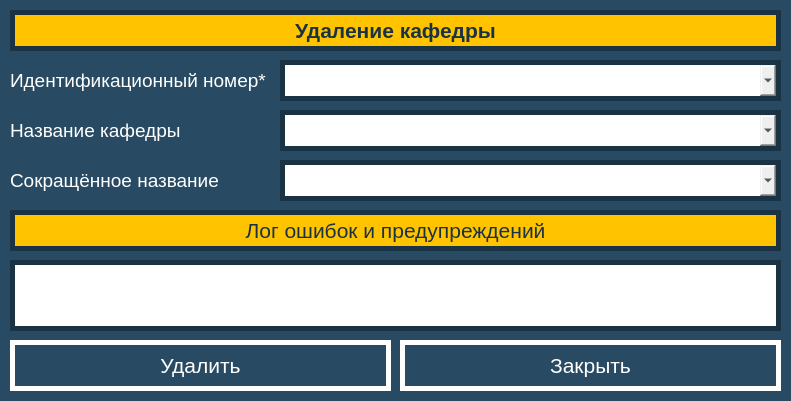
<?xml version="1.0" encoding="UTF-8"?>
<ui version="4.0">
 <class>DepartmentDeleteForm</class>
 <widget class="QWidget" name="DepartmentDeleteForm">
  <property name="geometry">
   <rect>
    <x>0</x>
    <y>0</y>
    <width>791</width>
    <height>401</height>
   </rect>
  </property>
  <property name="minimumSize">
   <size>
    <width>791</width>
    <height>401</height>
   </size>
  </property>
  <property name="maximumSize">
   <size>
    <width>791</width>
    <height>401</height>
   </size>
  </property>
  <property name="windowTitle">
   <string>Кафедра, удаление</string>
  </property>
  <property name="styleSheet">
   <string notr="true">QWidget#DepartmentDeleteForm {

	background-color: #284B63;
}</string>
  </property>
  <widget class="QPushButton" name="deleteButton">
   <property name="enabled">
    <bool>true</bool>
   </property>
   <property name="geometry">
    <rect>
     <x>10</x>
     <y>340</y>
     <width>381</width>
     <height>51</height>
    </rect>
   </property>
   <property name="font">
    <font>
     <pointsize>16</pointsize>
    </font>
   </property>
   <property name="styleSheet">
    <string notr="true">QPushButton#deleteButton {

	background-color: #284B63;
	color: #FFFFFF;
	border: 5px solid #FFFFFF;
}
QPushButton#deleteButton:hover {

	background-color: #FFFFFF;
	color: #1A3344;
	border: 5px solid #1A3344;
}
QPushButton#deleteButton:pressed {

	background-color: #DB1921;
	color: #FFFFFF;
	border: 5px solid #1A3344;
}
QPushButton#deleteButton:disabled {

	background-color: #284B63;
	color: #4B7089;
	border: 5px solid #4B7089;
}</string>
   </property>
   <property name="text">
    <string>Удалить</string>
   </property>
  </widget>
  <widget class="QTextEdit" name="logText">
   <property name="geometry">
    <rect>
     <x>10</x>
     <y>260</y>
     <width>771</width>
     <height>71</height>
    </rect>
   </property>
   <property name="font">
    <font>
     <pointsize>10</pointsize>
    </font>
   </property>
   <property name="styleSheet">
    <string notr="true">QTextEdit#logText {

	border: 5px solid #1A3344;
}</string>
   </property>
  </widget>
  <widget class="QLabel" name="text3">
   <property name="geometry">
    <rect>
     <x>10</x>
     <y>160</y>
     <width>261</width>
     <height>41</height>
    </rect>
   </property>
   <property name="font">
    <font>
     <pointsize>14</pointsize>
    </font>
   </property>
   <property name="styleSheet">
    <string notr="true">QLabel#text3 {

	background-color: #284B63;
	color: #FFFFFF;
}</string>
   </property>
   <property name="text">
    <string>Сокращённое название</string>
   </property>
  </widget>
  <widget class="QLabel" name="text1">
   <property name="geometry">
    <rect>
     <x>10</x>
     <y>60</y>
     <width>261</width>
     <height>41</height>
    </rect>
   </property>
   <property name="font">
    <font>
     <pointsize>14</pointsize>
    </font>
   </property>
   <property name="styleSheet">
    <string notr="true">QLabel#text1 {

	background-color: #284B63;
	color: #FFFFFF;
}</string>
   </property>
   <property name="text">
    <string>Идентификационный номер*</string>
   </property>
  </widget>
  <widget class="QLabel" name="text2">
   <property name="geometry">
    <rect>
     <x>10</x>
     <y>110</y>
     <width>261</width>
     <height>41</height>
    </rect>
   </property>
   <property name="font">
    <font>
     <pointsize>14</pointsize>
    </font>
   </property>
   <property name="styleSheet">
    <string notr="true">QLabel#text2 {

	background-color: #284B63;
	color: #FFFFFF;
}</string>
   </property>
   <property name="text">
    <string>Название кафедры</string>
   </property>
  </widget>
  <widget class="QPushButton" name="exitButton">
   <property name="geometry">
    <rect>
     <x>400</x>
     <y>340</y>
     <width>381</width>
     <height>51</height>
    </rect>
   </property>
   <property name="minimumSize">
    <size>
     <width>381</width>
     <height>51</height>
    </size>
   </property>
   <property name="maximumSize">
    <size>
     <width>381</width>
     <height>51</height>
    </size>
   </property>
   <property name="font">
    <font>
     <pointsize>16</pointsize>
    </font>
   </property>
   <property name="styleSheet">
    <string notr="true">QPushButton#exitButton {

	background-color: #284B63;
	color: #FFFFFF;
	border: 5px solid #FFFFFF;
}
QPushButton#exitButton:hover {

	background-color: #FFFFFF;
	color: #1A3344;
	border: 5px solid #1A3344;
}
QPushButton#exitButton:pressed {

	background-color: #DB1921;
	color: #FFFFFF;
	border: 5px solid #1A3344;
}
QPushButton#exitButton:disabled {

	background-color: #284B63;
	color: #4B7089;
	border: 5px solid #4B7089;
}</string>
   </property>
   <property name="text">
    <string>Закрыть</string>
   </property>
  </widget>
  <widget class="QLabel" name="logHead">
   <property name="geometry">
    <rect>
     <x>10</x>
     <y>210</y>
     <width>771</width>
     <height>41</height>
    </rect>
   </property>
   <property name="font">
    <font>
     <pointsize>16</pointsize>
     <weight>50</weight>
     <bold>false</bold>
    </font>
   </property>
   <property name="styleSheet">
    <string notr="true">QLabel#logHead {

	background-color: #FFC300;
	color: #1A3344;
	border: 5px solid #1A3344;
}</string>
   </property>
   <property name="text">
    <string>Лог ошибок и предупреждений</string>
   </property>
   <property name="alignment">
    <set>Qt::AlignCenter</set>
   </property>
  </widget>
  <widget class="QLabel" name="headText">
   <property name="geometry">
    <rect>
     <x>10</x>
     <y>10</y>
     <width>771</width>
     <height>41</height>
    </rect>
   </property>
   <property name="font">
    <font>
     <pointsize>16</pointsize>
     <weight>75</weight>
     <bold>true</bold>
    </font>
   </property>
   <property name="styleSheet">
    <string notr="true">QLabel#headText {

	background-color: #FFC300;
	color: #1A3344;
	border: 5px solid #1A3344;
}</string>
   </property>
   <property name="text">
    <string>Удаление кафедры</string>
   </property>
   <property name="alignment">
    <set>Qt::AlignCenter</set>
   </property>
  </widget>
  <widget class="QComboBox" name="IDBox">
   <property name="geometry">
    <rect>
     <x>280</x>
     <y>60</y>
     <width>501</width>
     <height>41</height>
    </rect>
   </property>
   <property name="font">
    <font>
     <pointsize>14</pointsize>
    </font>
   </property>
   <property name="styleSheet">
    <string notr="true">QComboBox#IDBox {

	border: 5px solid #1A3344;
}</string>
   </property>
  </widget>
  <widget class="QComboBox" name="nameBox">
   <property name="geometry">
    <rect>
     <x>280</x>
     <y>110</y>
     <width>501</width>
     <height>41</height>
    </rect>
   </property>
   <property name="font">
    <font>
     <pointsize>14</pointsize>
    </font>
   </property>
   <property name="styleSheet">
    <string notr="true">QComboBox#nameBox {

	border: 5px solid #1A3344;
}</string>
   </property>
  </widget>
  <widget class="QComboBox" name="shortNameBox">
   <property name="geometry">
    <rect>
     <x>280</x>
     <y>160</y>
     <width>501</width>
     <height>41</height>
    </rect>
   </property>
   <property name="font">
    <font>
     <pointsize>14</pointsize>
    </font>
   </property>
   <property name="styleSheet">
    <string notr="true">QComboBox#shortNameBox {

	border: 5px solid #1A3344;
}</string>
   </property>
  </widget>
 </widget>
 <resources/>
 <connections/>
</ui>
